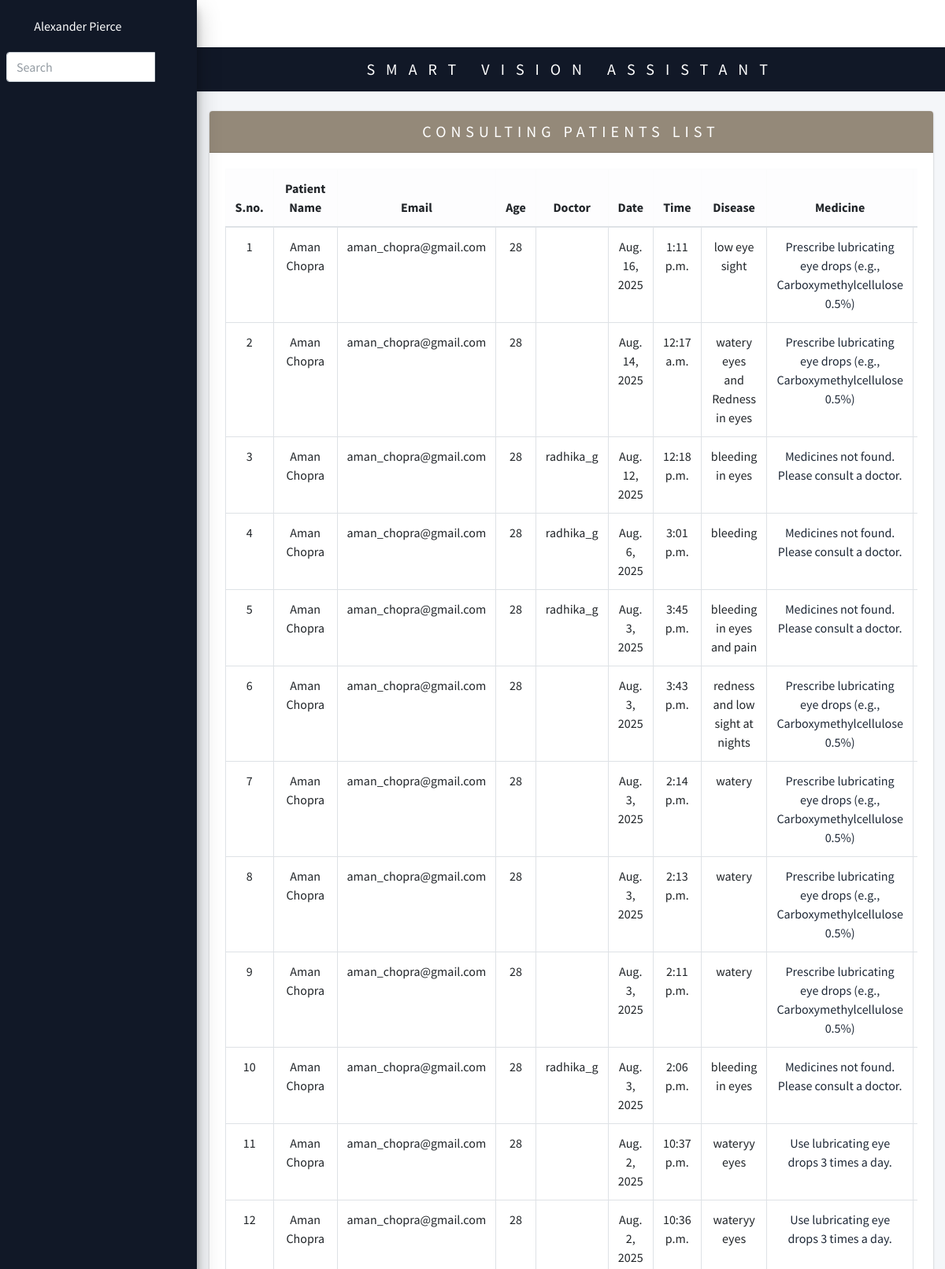
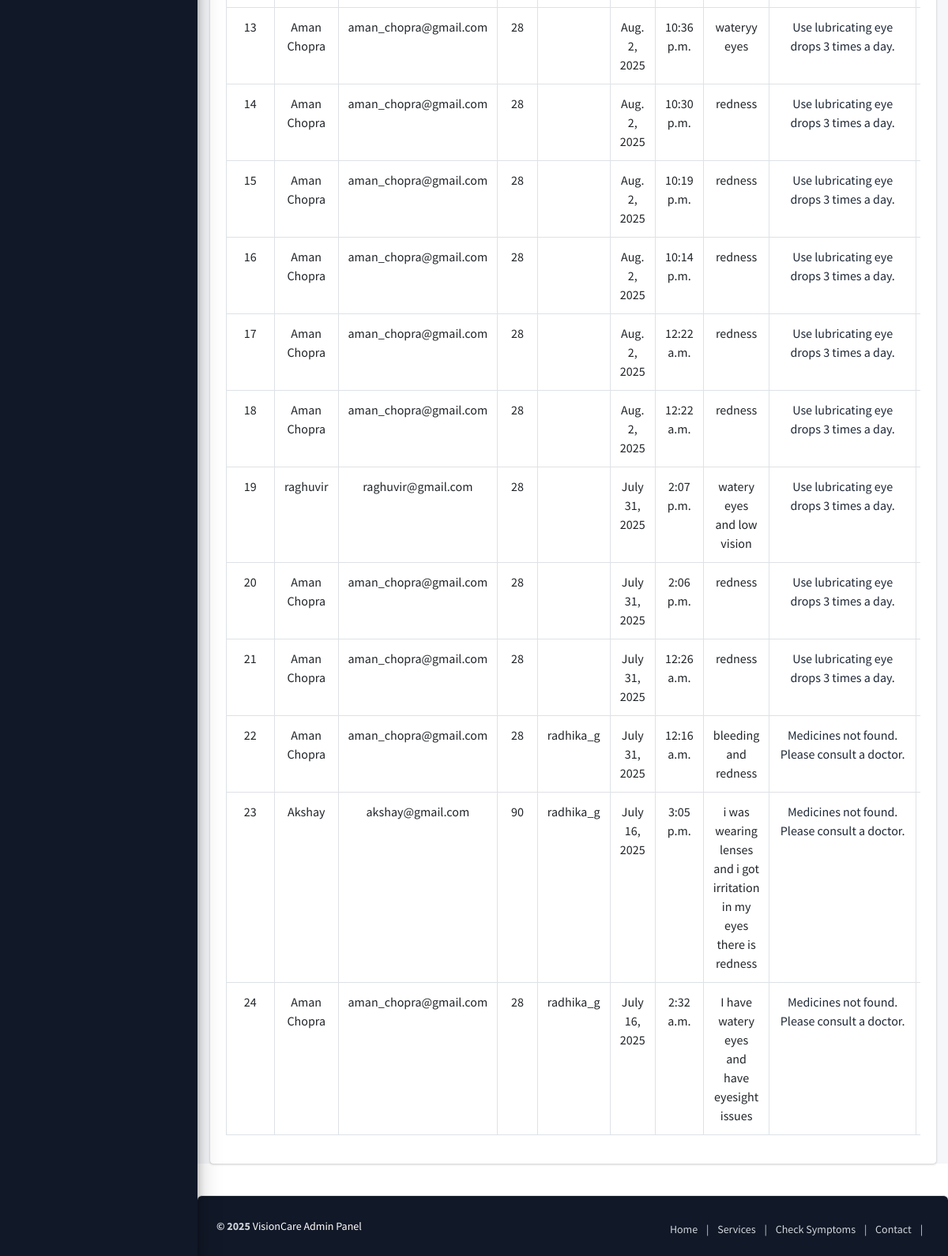
Screenshot of /patients/consultation_list/ with the database file from the repository (2 pictures, top to bottom).
### miniproject/patients/models.py (models this page shows, shortened)
class ConsultationPatient(models.Model):
    name = models.CharField(max_length=100)
    email = models.EmailField()
    age = models.PositiveIntegerField(null=False, blank=False)
    doctor = models.ForeignKey(Doctor, on_delete=models.CASCADE, null=True, blank=True)
    user_prescription = models.TextField(help_text="Describe your eye-related issue")
    ai_prescription = models.TextField(blank=True, null=True, help_text="Prescription generated by AI")
    date = models.DateField(auto_now_add=True)
    time = models.TimeField(auto_now_add=True)
    medicine_summary = models.TextField(blank=True, null=True)

### miniproject/doctor/models.py (models this page shows, shortened)
class Doctor(models.Model):
    user = models.OneToOneField(User, on_delete=models.CASCADE, related_name='doctor_profile')
    specialization = models.CharField(max_length=100)
    fees = models.IntegerField(default=0)
    image = models.ImageField(upload_to='doctor_images/', null=True, blank=True)

### miniproject/patients/views.py (the view)
# urls.py: path('consultation_list/', views.consultation_list, name='consultation_list'),
def consultation_list(request):
    consultation_patients = ConsultationPatient.objects.all().order_by('-date', '-time')
    for patient in consultation_patients:
        patient.medicines_only = extract_medicines(patient.ai_prescription)
    return render(request, 'patients/consultation_list.html', {'consultation_patients': consultation_patients})

### miniproject/patients/views.py (called while the page is built)
def extract_medicines(ai_text):
    print("Called")
    pattern = r'<strong>Suggested Medication:</strong>(?:<br>)?\s*(.*?)<br\s*/?>'
    match = re.search(pattern, ai_text, re.DOTALL | re.IGNORECASE)
    print("if")
    print(match)
    if match:
        return match.group(1).strip()
    print("matched")
    return "Medicines not found. Please consult a doctor."

### miniproject/patients/templates/patients/consultation_list.html (shortened to what this page needs)
{% extends 'base.html' %}
{% load static %}
{% block content %}
<section class="content pt-4">
    <div class="container-fluid">
        <div class="card">
            <div class="card-header flex justify-center items-center w-full" style="background-color: #948979;">
                <h3 class="card-title m-0 text-lg fw-bold text-uppercase text-white" style="letter-spacing: 0.3em;">
                    CONSULTING PATIENTS LIST
                </h3>
            </div>
            <div class="card-body">
                <div class="table-responsive">
                    <table class="table table-bordered table-hover text-center align-middle">
                        <thead class="table-light">
                            <tr>
                                <th>S.no.</th>
                                <th>Patient Name</th>
                                <th>Email</th>
                                <th>Age</th>
                                <th>Doctor</th>
                                <th>Date</th>
                                <th>Time</th>
                                <th>Disease</th>
                                <th>Medicine</th>
                                <th>Status</th>
                            </tr>
                        </thead>
                        <tbody>
                        {% for patient in consultation_patients %}
                            <tr>
                                <td>{{ forloop.counter }}</td>
                                <td>{{ patient.name }}</td>
                                <td>{{ patient.email }}</td>
                                <td>{{ patient.age }}</td>
                                <td>{{ patient.doctor.user.username }}</td>
                                <td>{{ patient.date }}</td>
                                <td>{{ patient.time }}</td>
                                <td style="max-width: 200px;">
                                    {{ patient.user_prescription }}
                                </td>
                                <td style="max-width: 200px;" class="text-gray-800 overflow-y-auto max-h-60">
                                    {{ patient.medicines_only|safe }}
                                </td>
                                <td>
                                </td>
                            </tr>
                        {% empty %}
                            <tr>
                                <td colspan="10" class="text-center">No consultation patients found.</td>
                            </tr>
                        {% endfor %}
                        </tbody>
                    </table>
                </div>
            </div>
        </div>
    </div>
</section>
{% endblock %}

### miniproject/theme/templates/base.html (shortened to what this page needs)
{% load static tailwind_tags %}
{% load static %}
<!DOCTYPE html>
<html lang="en">
<head>
    <link rel="stylesheet" href="{% static 'dist/css/adminlte.min.css' %}">
    <link rel="stylesheet" href="{% static 'plugins/overlayScrollbars/css/OverlayScrollbars.min.css' %}">
    <link rel="stylesheet" href="{% static 'plugins/fontawesome-free/css/all.min.css' %}">
    <script src="https://cdn.tailwindcss.com"></script>
    {% tailwind_css %}
</head>
<body class="hold-transition sidebar-mini layout-fixed">
<div class="wrapper">
    {% block preloader %}
    <div class="preloader flex-column justify-content-center align-items-center">
    </div>
    {% endblock preloader %}
    {% block header %}
    {% include 'includes/navigation-light.html' %}
    {% endblock header %}
    {% block sidebar %}
    {% include 'includes/sidebar.html' %}
    {% endblock sidebar %}
    <div class="content-wrapper">
        {% block content %}{% endblock content %}
    </div>
    {% block footer %}
    {% include 'includes/footer.html' %}
    {% endblock footer %}
</div>
</body>
</html>

### miniproject/theme/templates/includes/navigation-light.html (shortened to what this page needs)
  {% load static %}
  <nav class="main-header navbar navbar-expand bg-gray-900 d-flex justify-content-between align-items-center px-3">
  <div class="d-flex align-items-center">
    <a class="nav-link" data-widget="pushmenu" href="#" role="button">
      <i class="fas fa-bars text-white"></i>
    </a>
  </div>
  <div class="text-center flex-grow-1">
    <p class="m-0 text-lg fw-bold text-uppercase text-white" style="letter-spacing: 0.7em;">SMART VISION ASSISTANT</p>
  </div>
</nav>

### miniproject/theme/templates/includes/sidebar.html (shortened to what this page needs)
{% load i18n static admin_adminlte %}
<aside class="main-sidebar bg-gray-900 text-white elevation-4">
  <div class="sidebar">
    <div class="user-panel mt-3 mb-3 d-flex">
      <div class="image">
        <i class="fas fa-user-circle pt-2"></i>
      </div>
      <div class="info text-white">
        {% if request.user.is_authenticated %}
          <a href="#" class="d-block hover:text-white">{{request.user.first_name}}</a>
        {% else %}
          <a href="#" class="d-block">Alexander Pierce</a>
        {% endif %}
      </div>
    </div>
    <div class="form-inline">
      <div class="input-group" data-widget="sidebar-search">
        <input class="form-control form-control-sidebar" type="search" placeholder="Search" aria-label="Search">
        <div class="input-group-append">
          <button class="btn btn-sidebar">
            <i class="fas fa-search fa-fw text-white"></i>
          </button>
        </div>
      </div>
    </div>
  </div>
</aside>

### miniproject/theme/templates/includes/menu-list.html (shortened to what this page needs)
{% load i18n static admin_adminlte %}

### miniproject/theme/templates/includes/footer.html
{% load static %}
<footer class="main-footer bg-gray-900 text-gray-300 py-4 px-6 shadow-inner mt-10 rounded-t-md">
  <div class="flex flex-col sm:flex-row justify-between items-center text-sm">
    <div>
      <strong>&copy; 2025 <span class="text-white font-medium">VisionCare Admin Panel</span></strong>
    </div>
    <div class="mt-2 sm:mt-0">
      <a href="{% url 'home' %}" class="hover:text-orange-400 transition">Home</a>
      <span class="mx-2">|</span>
      <a href="{% url 'services' %}" class="hover:text-orange-400 transition">Services</a>
      <span class="mx-2">|</span>
      <a href="{% url 'consultation_form' %}" class="hover:text-orange-400 transition">Check Symptoms</a>
      <span class="mx-2">|</span>
      <a href="{% url 'contact' %}" class="hover:text-orange-400 transition">Contact</a>
      <span class="mx-2">|</span>
    </div>
  </div>
</footer>

### miniproject/theme/templates/includes/scripts.html (shortened to what this page needs)
{% load static %}

### rows the page displays
ConsultationPatient: name "Aman Chopra", email "aman_chopra@gmail.com", age "28", date "Aug. 16, 2025", time "1:11 p.m.", user_prescription "low eye sight", medicines_only "Prescribe lubricating eye drops (e.g., Carboxymethylcellulose 0.5%)"
ConsultationPatient: name "Aman Chopra", email "aman_chopra@gmail.com", age "28", date "Aug. 14, 2025", time "12:17 a.m.", user_prescription "watery eyes and Redness in eyes", medicines_only "Prescribe lubricating eye drops (e.g., Carboxymethylcellulose 0.5%)"
ConsultationPatient: name "Aman Chopra", email "aman_chopra@gmail.com", age "28", doctor.user.username "radhika_g", date "Aug. 12, 2025", time "12:18 p.m.", user_prescription "bleeding in eyes", medicines_only "Medicines not found. Please consult a doctor."
ConsultationPatient: name "Aman Chopra", email "aman_chopra@gmail.com", age "28", doctor.user.username "radhika_g", date "Aug. 6, 2025", time "3:01 p.m.", user_prescription "bleeding", medicines_only "Medicines not found. Please consult a doctor."
ConsultationPatient: name "Aman Chopra", email "aman_chopra@gmail.com", age "28", doctor.user.username "radhika_g", date "Aug. 3, 2025", time "3:45 p.m.", user_prescription "bleeding in eyes and pain", medicines_only "Medicines not found. Please consult a doctor."
ConsultationPatient: name "Aman Chopra", email "aman_chopra@gmail.com", age "28", date "Aug. 3, 2025", time "3:43 p.m.", user_prescription "redness and low sight at nights", medicines_only "Prescribe lubricating eye drops (e.g., Carboxymethylcellulose 0.5%)"
ConsultationPatient: name "Aman Chopra", email "aman_chopra@gmail.com", age "28", date "Aug. 3, 2025", time "2:14 p.m.", user_prescription "watery", medicines_only "Prescribe lubricating eye drops (e.g., Carboxymethylcellulose 0.5%)"
ConsultationPatient: name "Aman Chopra", email "aman_chopra@gmail.com", age "28", date "Aug. 3, 2025", time "2:13 p.m.", user_prescription "watery", medicines_only "Prescribe lubricating eye drops (e.g., Carboxymethylcellulose 0.5%)"
ConsultationPatient: name "Aman Chopra", email "aman_chopra@gmail.com", age "28", date "Aug. 3, 2025", time "2:11 p.m.", user_prescription "watery", medicines_only "Prescribe lubricating eye drops (e.g., Carboxymethylcellulose 0.5%)"
ConsultationPatient: name "Aman Chopra", email "aman_chopra@gmail.com", age "28", doctor.user.username "radhika_g", date "Aug. 3, 2025", time "2:06 p.m.", user_prescription "bleeding in eyes", medicines_only "Medicines not found. Please consult a doctor."
ConsultationPatient: name "Aman Chopra", email "aman_chopra@gmail.com", age "28", date "Aug. 2, 2025", time "10:37 p.m.", user_prescription "wateryy eyes", medicines_only "Use lubricating eye drops 3 times a day."
ConsultationPatient: name "Aman Chopra", email "aman_chopra@gmail.com", age "28", date "Aug. 2, 2025", time "10:36 p.m.", user_prescription "wateryy eyes", medicines_only "Use lubricating eye drops 3 times a day."
ConsultationPatient: name "Aman Chopra", email "aman_chopra@gmail.com", age "28", date "Aug. 2, 2025", time "10:36 p.m.", user_prescription "wateryy eyes", medicines_only "Use lubricating eye drops 3 times a day."
ConsultationPatient: name "Aman Chopra", email "aman_chopra@gmail.com", age "28", date "Aug. 2, 2025", time "10:30 p.m.", user_prescription "redness", medicines_only "Use lubricating eye drops 3 times a day."
ConsultationPatient: name "Aman Chopra", email "aman_chopra@gmail.com", age "28", date "Aug. 2, 2025", time "10:19 p.m.", user_prescription "redness", medicines_only "Use lubricating eye drops 3 times a day."
ConsultationPatient: name "Aman Chopra", email "aman_chopra@gmail.com", age "28", date "Aug. 2, 2025", time "10:14 p.m.", user_prescription "redness", medicines_only "Use lubricating eye drops 3 times a day."
ConsultationPatient: name "Aman Chopra", email "aman_chopra@gmail.com", age "28", date "Aug. 2, 2025", time "12:22 a.m.", user_prescription "redness", medicines_only "Use lubricating eye drops 3 times a day."
ConsultationPatient: name "Aman Chopra", email "aman_chopra@gmail.com", age "28", date "Aug. 2, 2025", time "12:22 a.m.", user_prescription "redness", medicines_only "Use lubricating eye drops 3 times a day."
ConsultationPatient: name "raghuvir", email "raghuvir@gmail.com", age "28", date "July 31, 2025", time "2:07 p.m.", user_prescription "watery eyes and low vision", medicines_only "Use lubricating eye drops 3 times a day."
ConsultationPatient: name "Aman Chopra", email "aman_chopra@gmail.com", age "28", date "July 31, 2025", time "2:06 p.m.", user_prescription "redness", medicines_only "Use lubricating eye drops 3 times a day."
ConsultationPatient: name "Aman Chopra", email "aman_chopra@gmail.com", age "28", date "July 31, 2025", time "12:26 a.m.", user_prescription "redness", medicines_only "Use lubricating eye drops 3 times a day."
ConsultationPatient: name "Aman Chopra", email "aman_chopra@gmail.com", age "28", doctor.user.username "radhika_g", date "July 31, 2025", time "12:16 a.m.", user_prescription "bleeding and redness", medicines_only "Medicines not found. Please consult a doctor."
ConsultationPatient: name "Akshay", email "akshay@gmail.com", age "90", doctor.user.username "radhika_g", date "July 16, 2025", time "3:05 p.m.", user_prescription "i was wearing lenses and i got irritation in my eyes there is redness", medicines_only "Medicines not found. Please consult a doctor."
ConsultationPatient: name "Aman Chopra", email "aman_chopra@gmail.com", age "28", doctor.user.username "radhika_g", date "July 16, 2025", time "2:32 a.m.", user_prescription "I have watery eyes and have eyesight issues", medicines_only "Medicines not found. Please consult a doctor."
